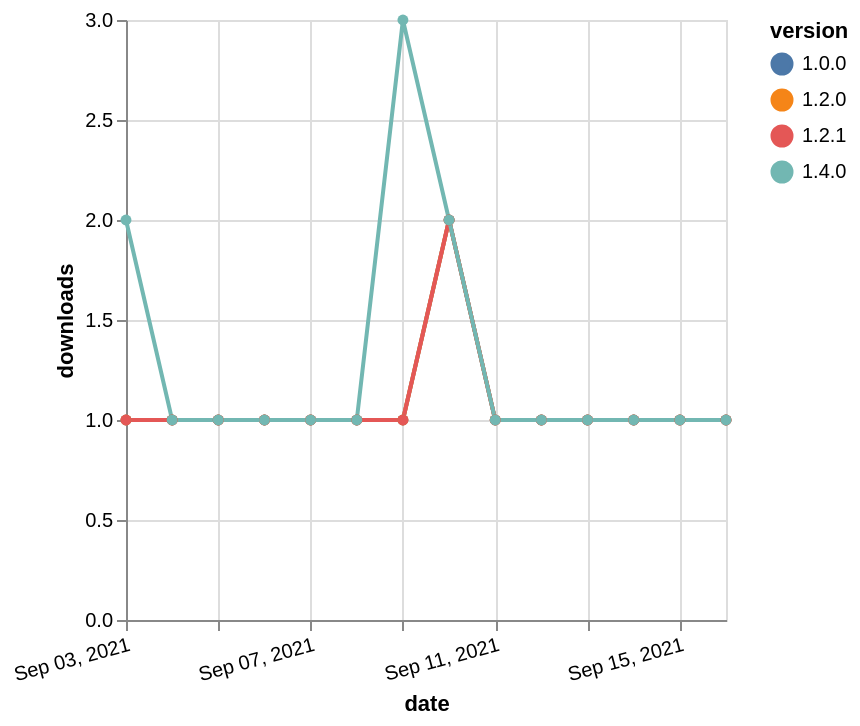

Vega-Lite specification stored for this chart:
### Vega-Lite specification from a JSON file in a GitHub repository (floating-point values rounded to 4 significant figures)
{"$schema": "https://vega.github.io/schema/vega-lite/v5.json", "description": "A simple bar chart with embedded data.", "data": {"values": [{"date": "2021-09-03", "total": 162, "delta": 1, "version": "1.0.0"}, {"date": "2021-09-04", "total": 163, "delta": 1, "version": "1.0.0"}, {"date": "2021-09-05", "total": 164, "delta": 1, "version": "1.0.0"}, {"date": "2021-09-06", "total": 165, "delta": 1, "version": "1.0.0"}, {"date": "2021-09-07", "total": 166, "delta": 1, "version": "1.0.0"}, {"date": "2021-09-08", "total": 167, "delta": 1, "version": "1.0.0"}, {"date": "2021-09-09", "total": 168, "delta": 1, "version": "1.0.0"}, {"date": "2021-09-10", "total": 170, "delta": 2, "version": "1.0.0"}, {"date": "2021-09-11", "total": 171, "delta": 1, "version": "1.0.0"}, {"date": "2021-09-12", "total": 172, "delta": 1, "version": "1.0.0"}, {"date": "2021-09-13", "total": 173, "delta": 1, "version": "1.0.0"}, {"date": "2021-09-14", "total": 174, "delta": 1, "version": "1.0.0"}, {"date": "2021-09-15", "total": 175, "delta": 1, "version": "1.0.0"}, {"date": "2021-09-16", "total": 176, "delta": 1, "version": "1.0.0"}, {"date": "2021-09-03", "total": 151, "delta": 1, "version": "1.2.0"}, {"date": "2021-09-04", "total": 152, "delta": 1, "version": "1.2.0"}, {"date": "2021-09-05", "total": 153, "delta": 1, "version": "1.2.0"}, {"date": "2021-09-06", "total": 154, "delta": 1, "version": "1.2.0"}, {"date": "2021-09-07", "total": 155, "delta": 1, "version": "1.2.0"}, {"date": "2021-09-08", "total": 156, "delta": 1, "version": "1.2.0"}, {"date": "2021-09-09", "total": 157, "delta": 1, "version": "1.2.0"}, {"date": "2021-09-10", "total": 159, "delta": 2, "version": "1.2.0"}, {"date": "2021-09-11", "total": 160, "delta": 1, "version": "1.2.0"}, {"date": "2021-09-12", "total": 161, "delta": 1, "version": "1.2.0"}, {"date": "2021-09-13", "total": 162, "delta": 1, "version": "1.2.0"}, {"date": "2021-09-14", "total": 163, "delta": 1, "version": "1.2.0"}, {"date": "2021-09-15", "total": 164, "delta": 1, "version": "1.2.0"}, {"date": "2021-09-16", "total": 165, "delta": 1, "version": "1.2.0"}, {"date": "2021-09-03", "total": 133, "delta": 1, "version": "1.2.1"}, {"date": "2021-09-04", "total": 134, "delta": 1, "version": "1.2.1"}, {"date": "2021-09-05", "total": 135, "delta": 1, "version": "1.2.1"}, {"date": "2021-09-06", "total": 136, "delta": 1, "version": "1.2.1"}, {"date": "2021-09-07", "total": 137, "delta": 1, "version": "1.2.1"}, {"date": "2021-09-08", "total": 138, "delta": 1, "version": "1.2.1"}, {"date": "2021-09-09", "total": 139, "delta": 1, "version": "1.2.1"}, {"date": "2021-09-10", "total": 141, "delta": 2, "version": "1.2.1"}, {"date": "2021-09-11", "total": 142, "delta": 1, "version": "1.2.1"}, {"date": "2021-09-12", "total": 143, "delta": 1, "version": "1.2.1"}, {"date": "2021-09-13", "total": 144, "delta": 1, "version": "1.2.1"}, {"date": "2021-09-14", "total": 145, "delta": 1, "version": "1.2.1"}, {"date": "2021-09-15", "total": 146, "delta": 1, "version": "1.2.1"}, {"date": "2021-09-16", "total": 147, "delta": 1, "version": "1.2.1"}, {"date": "2021-09-03", "total": 116, "delta": 2, "version": "1.4.0"}, {"date": "2021-09-04", "total": 117, "delta": 1, "version": "1.4.0"}, {"date": "2021-09-05", "total": 118, "delta": 1, "version": "1.4.0"}, {"date": "2021-09-06", "total": 119, "delta": 1, "version": "1.4.0"}, {"date": "2021-09-07", "total": 120, "delta": 1, "version": "1.4.0"}, {"date": "2021-09-08", "total": 121, "delta": 1, "version": "1.4.0"}, {"date": "2021-09-09", "total": 124, "delta": 3, "version": "1.4.0"}, {"date": "2021-09-10", "total": 126, "delta": 2, "version": "1.4.0"}, {"date": "2021-09-11", "total": 127, "delta": 1, "version": "1.4.0"}, {"date": "2021-09-12", "total": 128, "delta": 1, "version": "1.4.0"}, {"date": "2021-09-13", "total": 129, "delta": 1, "version": "1.4.0"}, {"date": "2021-09-14", "total": 130, "delta": 1, "version": "1.4.0"}, {"date": "2021-09-15", "total": 131, "delta": 1, "version": "1.4.0"}, {"date": "2021-09-16", "total": 132, "delta": 1, "version": "1.4.0"}]}, "width": "container", "mark": {"type": "line", "point": {"filled": true}}, "encoding": {"x": {"field": "date", "type": "temporal", "timeUnit": "yearmonthdate", "title": "date", "axis": {"labelAngle": -15}}, "y": {"field": "delta", "type": "quantitative", "title": "downloads"}, "color": {"field": "version", "type": "nominal"}, "tooltip": {"field": "delta"}}}
